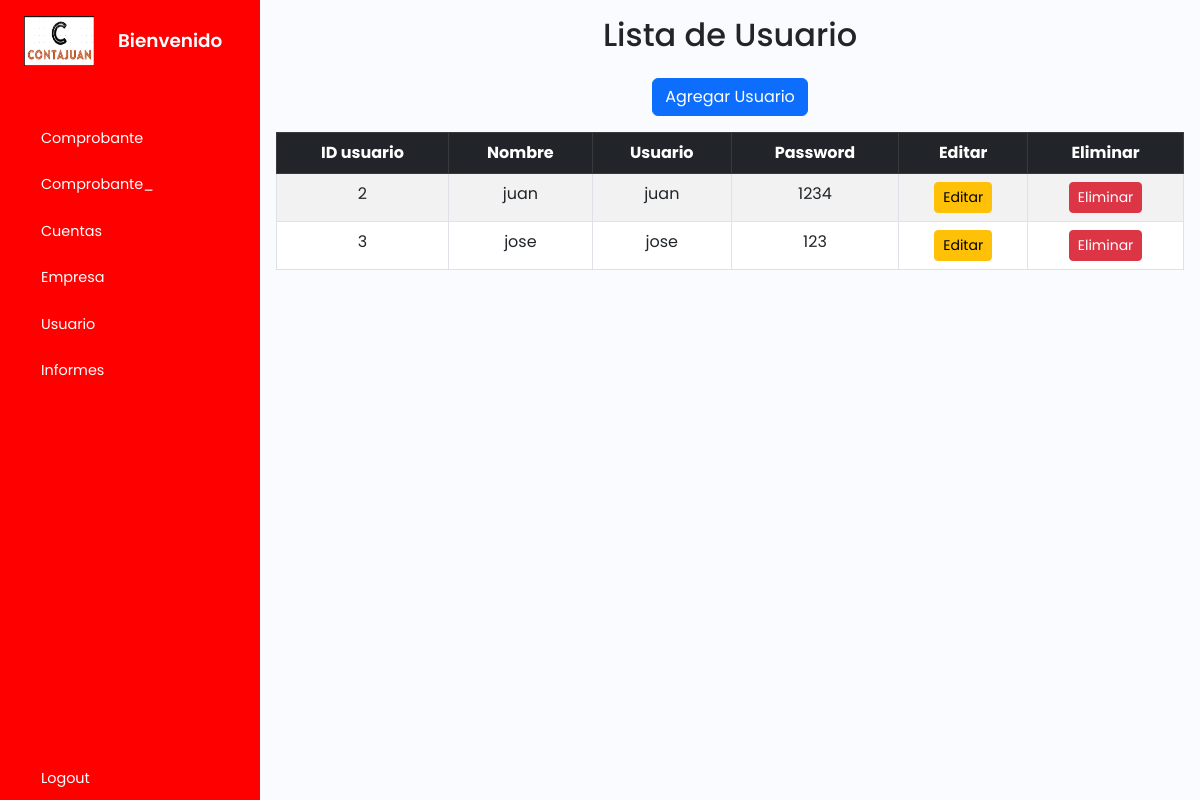
The app's page /tusuario/index.php, older data.
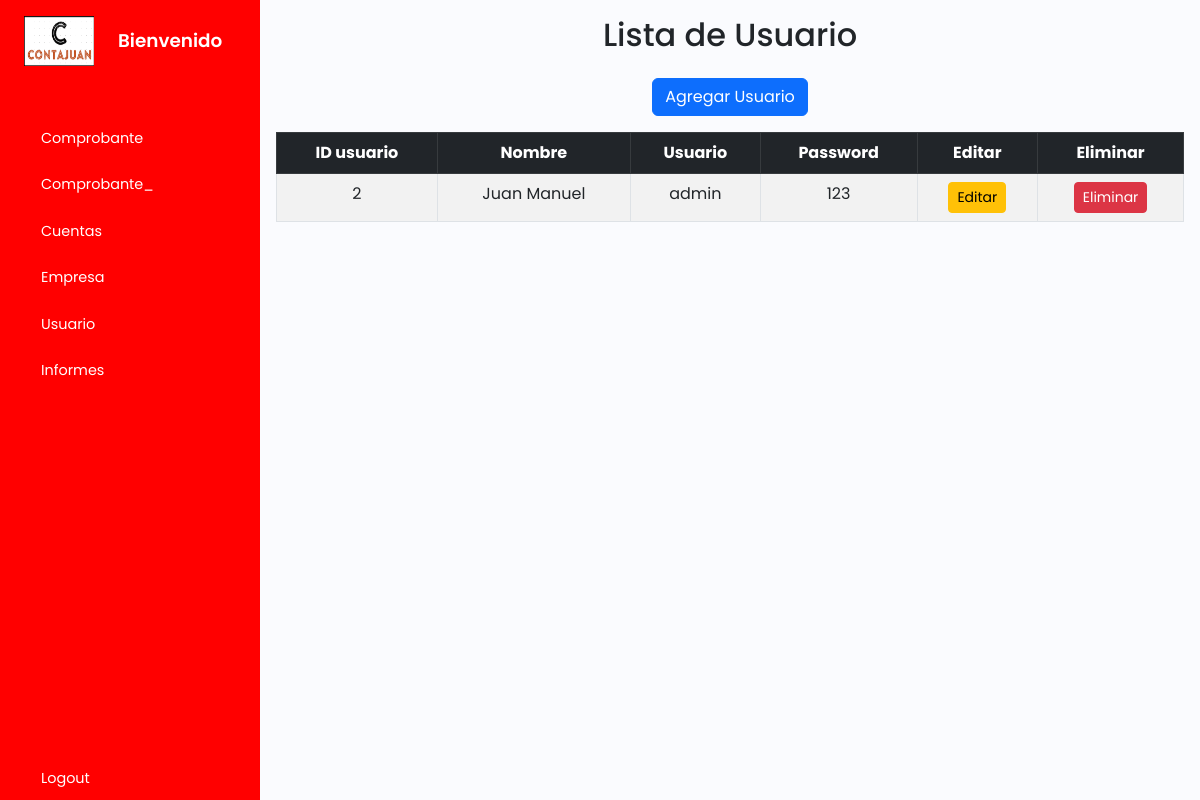
The same page, newer data.
### tables this page shows
CREATE TABLE `tusuario` (
  `idusuario` int(11) NOT NULL,
  `nombre` varchar(50) NOT NULL,
  `usuario` varchar(100) NOT NULL,
  `password` varchar(100) NOT NULL
);

### tusuario/index.php (the view, shortened to what this page needs)
<?php
    include_once("../plantilla/inicio.php");
    include '../cone.php';
?>
        <div class="main p-3">
            <div class="text-center">
            <h2 class="mb-4">Lista de Usuario</h2>
            <a href="create.php" class="btn btn-primary mb-3">Agregar Usuario</a>
            <?php
                $sql = "SELECT * FROM tusuario";
                $result = $conn->query($sql);
                if ($result->num_rows > 0) {
                    echo "<table class='table table-striped table-bordered'>
                    <thead class='table-dark'>
                    <tr>
                        <th>ID usuario</th>
                        <th>Nombre </th>
                        <th>Usuario</th>
                        <th>Password</th>
                        <th>Editar</th>
                        <th>Eliminar</th>
                    </tr>
                    </thead>
                    <tbody>";
                    while($row = $result->fetch_assoc()) {
                        echo "<tr>
                        <td>" . $row["idusuario"]. "</td>
                        <td>" . $row["nombre"]. "</td>
                        <td>" . $row["usuario"]. "</td>
                        <td>" . $row["password"]. "</td>
                        <td>
                            <a href='update.php?id=".$row["idusuario"]."' class='btn btn-warning btn-sm'>Editar</a>
                        </td>
                        <td>
                            <a href='delete.php?id=".$row["idusuario"]."' class='btn btn-danger btn-sm'>Eliminar</a>
                        </td>
                        </tr>";
                    }
                    echo "</tbody></table>";
                } else {
                    echo "<div class='alert alert-warning' role='alert'>0 resultados</div>";
                }
                ?>
            </div>
        </div>
    </div>
    <?php
    include_once("../plantilla/final.php");
?>

Row changes from the older to the newer data that the page shows:
removed tusuario: idusuario "3", nombre "jose", usuario "jose", password "123"
changed tusuario id 2: nombre "juan" → "Juan Manuel"; usuario "juan" → "admin"; password "1234" → "123"
